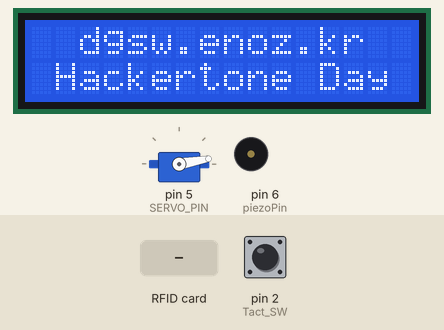
Simulated run of this sketch. Board: Arduino Uno, built with avr-gcc and run on an emulated ATmega328P. Shown: servo, 16×2 character LCD, buzzer (waves = sounding, pin HIGH). The test bench sets the inputs (shaded band); at power-on: pin 2 (Tact_SW) HIGH. EEPROM starts erased; pins used as bus, display or sensor lines are not drawn; what the sketch prints to the serial monitor is not drawn.

Above: at 5.3 s.
5.4 s: pin 2 (Tact_SW) pulled LOW for 0.15 s
At 5.9 s:
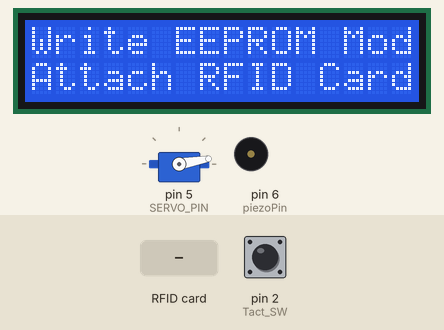
7.0 s: RFID card FF FF FF FF held to the reader
At 8.8 s:
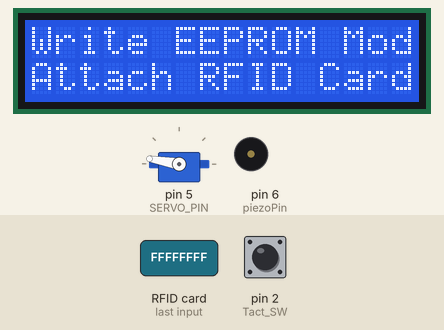
10.0 s: RFID card 5E 7A 19 C4 held to the reader
At 11.0 s:
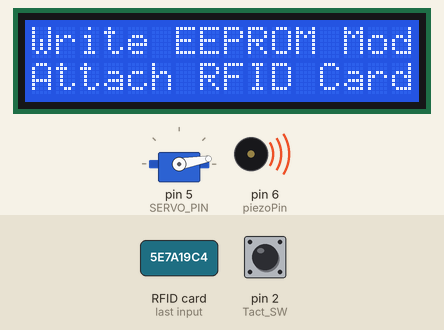
Timing chart, 0 to 19.0 s (numbered marks = the images above; inputs shaded):
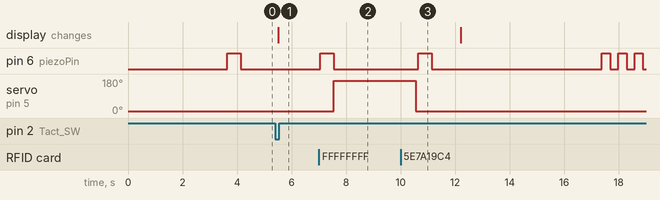

The sketch:

RFIDDoorLock_0_1.ino
```cpp
//====================================================================================//
// RFID를 이용한 도어락
//
// RFID 핀번호
// SDA  : 10
// SCK  : 13
// MOSI : 11
// MISO : 12
// IRQ  : NC
// GND  : GND
// RST  : 9
// 3.3V : 3.3V
//====================================================================================//

int piezoPin        = 6;

//====================================================================================//
// RFID 암호기억을 위한 EEPROM
//====================================================================================//
#include <EEPROM.h>


//====================================================================================//
// RFID
//====================================================================================//
#include <MFRC522.h>                // RFID 라이브러
#include <SPI.h>                    // RFID를 위한 SPI 라이브러

#define SS_PIN 10                   // RFID SS(SDA:ChipSelect) PIN
#define RST_PIN 9                   // RFID Reset PIN

MFRC522 rfid(SS_PIN, RST_PIN);      // RFID 객체

//====================================================================================//
// 서보모터
//====================================================================================//
#include <Servo.h>                  // 서보 라이브러리

#define SERVO_PIN       5           // 서보 PIN
#define SERVO_MIN       10          // 서보 최소 각도
#define SERVO_MAX       170         // 서보 최대 각도

Servo   myservo;                    //  서보모터 객체


/* 등록된 RF CARD ID */
#define PICC_0 0x63
#define PICC_1 0xC6
#define PICC_2 0x40
#define PICC_3 0x16

byte    PICC[4] = {0xFF, 0xFF, 0xFF, 0xFF};

//====================================================================================//
// LCD_TYPE
// 0 : 16x2 LCD Normal
// 1 : 20x4 LCD Normal
// 2 : 16x2 LCD I2C type
// 3 : 20x4 LCD I2C type
//====================================================================================//
#define LCD_1602_Normal     1
#define LCD_2004_Normal     2
#define LCD_1602_I2C        10
#define LCD_2004_I2C        20

#define LCD_TYPE            LCD_1602_I2C
//------------------------------------------------------------------------------------//
// I2C LCD를 제어하기 위한 라이브러리를 추가
//------------------------------------------------------------------------------------//
#if (LCD_TYPE == LCD_1602_I2C) || (LCD_TYPE == LCD_2004_I2C)
    #include <Wire.h>
    #include <LiquidCrystal_I2C.h>

    #define LCD_I2C_Address 0x23
    #define Num_Of_Col      16
    #define Num_Of_Row      2
#else
    #include <LiquidCrystal.h>

    #define LCD_RS          12
    #define LCD_EN          11
    #define LCD_D4          5
    #define LCD_D5          4
    #define LCD_D6          3
    #define LCD_D7          2
#endif

//------------------------------------------------------------------------------------//
// LCD 객체를 생성합니다.
// LCD I2C Address : 0x23
//------------------------------------------------------------------------------------//
#if (LCD_TYPE == LCD_1602_I2C) || (LCD_TYPE == LCD_2004_I2C)
    LiquidCrystal_I2C   lcd(LCD_I2C_Address, Num_Of_Col, Num_Of_Row);
#else
    LiquidCrystal       lcd(LCD_RS, LCD_EN, LCD_D4, LCD_D5, LCD_D6, LCD_D7);
#endif

//====================================================================================//
// Tact Switch 포트
//====================================================================================//
#define Tact_SW             2


int eepromWriteEnable       = 0;


//====================================================================================//
// SETUP() 함수
//====================================================================================//
void setup()
{
    int     cmpCount = 0;

    pinMode(piezoPin, OUTPUT);

   //--------------------------------------------------------------------------------//
    // 시리얼 모니터 시작
    //--------------------------------------------------------------------------------//
    Serial.begin(9600);

    //--------------------------------------------------------------------------------//
    // RFID 시작
    //--------------------------------------------------------------------------------//
    SPI.begin();                // SPI 시작
    rfid.PCD_Init();            // RF 모듈 시작

    //--------------------------------------------------------------------------------//
    // 서보모터 시작
    //--------------------------------------------------------------------------------//
    myservo.attach(SERVO_PIN); //서보 시작
    myservo.write(SERVO_MIN); //초기 서보 모터를 0도로 위치 시킴

    //--------------------------------------------------------------------------------//
    // LCD의 백라이트를 켜줍니다.
    //--------------------------------------------------------------------------------//
    lcd.init();
    lcd.backlight();

    String lcdLine1 = "dgsw.enoz.kr";
    String lcdLine2 = "Hackertone Day";

    lcd.setCursor(2, 0);
    lcd.print(lcdLine1);
    lcd.setCursor(1, 1);
    lcd.print(lcdLine2);
    delay(3000);

    //--------------------------------------------------------------------------------//
    // EEPROM 초기화
    //--------------------------------------------------------------------------------//
    for (int i = 0; i < 4; i++)
    {
        byte    loByteInit  = EEPROM.read(i*2);
        byte    hiByteInit  = EEPROM.read(i*2+1);

        int     eepromValue = 0;

        eepromValue = word(hiByteInit, loByteInit);
        if (eepromValue == 0xFFFF)
        {
            cmpCount++;
        }
    }

    if (cmpCount >= 4)
    {
        RfidReadAndEEPROMSave();
        cmpCount = 0;
    }

    delay(500);

    EepromReadAndBufferSave();

    //--------------------------------------------------------------------------------//
    // Tact Switch 눌림 인터럽트
    //--------------------------------------------------------------------------------//
    pinMode(Tact_SW, INPUT);
    attachInterrupt(digitalPinToInterrupt(Tact_SW), TactSwitchService, FALLING);

    digitalWrite(piezoPin, HIGH);
    delay(500);
    digitalWrite(piezoPin, LOW);

}

//====================================================================================//
// LOOP() 함수
//====================================================================================//
void loop()
{
    RfidReadAndEEPROMSave();

    //--------------------------------------------------------------------------------//
    //  카드가 인식 안되었다면 더이상 진행하지 말고 빠져나감
    //--------------------------------------------------------------------------------//
    if ( ! rfid.PICC_IsNewCardPresent())    { return; }

    //--------------------------------------------------------------------------------//
    // RF카드의 ID가 인식 안되었다면 더이상 진행하지 말고 빠져나감
    //--------------------------------------------------------------------------------//
    if ( ! rfid.PICC_ReadCardSerial())      { return; }


    //--------------------------------------------------------------------------------//
    // PICC 타입 읽고 시리얼 프린트에 출력
    //--------------------------------------------------------------------------------//
    MFRC522::PICC_Type piccType = rfid.PICC_GetType(rfid.uid.sak);
    Serial.print(F("PICC type: "));
    Serial.println(rfid.PICC_GetTypeName(piccType));


    //--------------------------------------------------------------------------------//
    // MIFARE 방식이 아니라면 더이상 진행하지 말고 빠져나감
    //--------------------------------------------------------------------------------//
    if (piccType != MFRC522::PICC_TYPE_MIFARE_MINI &&
        piccType != MFRC522::PICC_TYPE_MIFARE_1K &&
        piccType != MFRC522::PICC_TYPE_MIFARE_4K)
    {
        Serial.println(F("Your tag is not of type MIFARE Classic."));
        return;
    }


    digitalWrite(piezoPin, HIGH);
    delay(500);
    digitalWrite(piezoPin, LOW);

    //--------------------------------------------------------------------------------//
    // ID가 등록된 ID와 동일하다면
    //--------------------------------------------------------------------------------//
    if (rfid.uid.uidByte[0] == PICC[0] ||
        rfid.uid.uidByte[1] == PICC[1] ||
        rfid.uid.uidByte[2] == PICC[2] ||
        rfid.uid.uidByte[3] == PICC[3])
    {
        Serial.println(F("This is a confirmed Card."));
        Serial.print(F("In hex: "));
        printHex(rfid.uid.uidByte, rfid.uid.size);
        Serial.println(" ");
        Serial.println(F("Motor On!!"));

        //----------------------------------------------------------------------------//
        // 서보 MAX 도로 이동 후 일정시간 유지
        //----------------------------------------------------------------------------//
        myservo.write(SERVO_MAX);
        delay(3000);
        myservo.write(SERVO_MIN);
    }
    else
    {
        digitalWrite(piezoPin, HIGH);
        delay(150);
        digitalWrite(piezoPin, LOW);
        delay(150);

        digitalWrite(piezoPin, HIGH);
        delay(150);
        digitalWrite(piezoPin, LOW);
        delay(150);

        digitalWrite(piezoPin, HIGH);
        delay(150);
        digitalWrite(piezoPin, LOW);
        delay(150);

        //----------------------------------------------------------------------------//
        // 등록된 카드가 아니라면 시리얼 모니터로 ID 표시
        //----------------------------------------------------------------------------//
        Serial.println(F("This is an unconfirmed Card."));
        Serial.print(F("In hex: "));
        printHex(rfid.uid.uidByte, rfid.uid.size);
        Serial.println(" ");
    }

    //--------------------------------------------------------------------------------//
    // 종료
    //--------------------------------------------------------------------------------//
    rfid.PICC_HaltA();
    rfid.PCD_StopCrypto1();

    //--------------------------------------------------------------------------------//
    // 다시 시작!
    //--------------------------------------------------------------------------------//
}

//====================================================================================//
// 카드 UID를 16진수 표시
//====================================================================================//
void printHex(byte *buffer, byte bufferSize)
{
    for (byte i = 0; i < bufferSize; i++)
    {
        Serial.print(buffer[i] < 0x10 ? " 0" : " ");
        Serial.print(buffer[i], HEX);
    }
}

//====================================================================================//
// Tact Switch 인터럽트 서비스
//====================================================================================//
void TactSwitchService()
{
    eepromWriteEnable = 1;
}

//====================================================================================//
// RFID를 읽어서 EEPROM에 저장
//====================================================================================//
void RfidReadAndEEPROMSave()
{
    //--------------------------------------------------------------------------------//
    // EEPROM Write Enable
    //--------------------------------------------------------------------------------//
    if (eepromWriteEnable == 1)
    {
        int returnEnable = 0;

        lcd.init();

        String lcdLine1 = "Write EEPROM Mod";
        String lcdLine2 = "Attach RFID Card";

        lcd.setCursor(0, 0);
        lcd.print(lcdLine1);
        lcd.setCursor(0, 1);
        lcd.print(lcdLine2);

        //----------------------------------------------------------------------------//
        //  카드가 인식 안되었다면 더이상 진행하지 말고 빠져나감
        //----------------------------------------------------------------------------//
        if ( ! rfid.PICC_IsNewCardPresent())    { returnEnable = 1; }

        //----------------------------------------------------------------------------//
        // RF카드의 ID가 인식 안되었다면 더이상 진행하지 말고 빠져나감
        //----------------------------------------------------------------------------//
        if ( ! rfid.PICC_ReadCardSerial())      { returnEnable = 1; }

        //--------------------------------------------------------------------------------//
        // PICC 타입 읽기
        //--------------------------------------------------------------------------------//
        MFRC522::PICC_Type piccType = rfid.PICC_GetType(rfid.uid.sak);

        if (piccType != MFRC522::PICC_TYPE_MIFARE_MINI &&
            piccType != MFRC522::PICC_TYPE_MIFARE_1K &&
            piccType != MFRC522::PICC_TYPE_MIFARE_4K)
        {
            Serial.print(F("PICC type: "));
            Serial.println(rfid.PICC_GetTypeName(piccType));
            Serial.println(F("Your tag is not of type MIFARE Classic."));
            returnEnable = 1;
        }

        if (returnEnable == 1)  return;

        digitalWrite(piezoPin, HIGH);
        delay(500);
        digitalWrite(piezoPin, LOW);
        //--------------------------------------------------------------------------------//
        // EEPROM Write
        //--------------------------------------------------------------------------------//
        for (int i = 0; i < 4; i++)
        {
            byte hiByte = highByte(0xFF);
            byte loByte = lowByte(rfid.uid.uidByte[i]);

            EEPROM.write(i*2,   loByte);
            EEPROM.write(i*2+1, hiByte);

            delay(1000);

            String lcdLine1 = "                ";
            String lcdLine2 = "                ";

            lcd.setCursor(0, 0);
            lcd.print(lcdLine1);
            lcd.setCursor(0, 1);
            lcd.print(lcdLine2);

            lcdLine1 = "dgsw.enoz.kr";
            lcdLine2 = "Hackertone Day";

            lcd.setCursor(2, 0);
            lcd.print(lcdLine1);
            lcd.setCursor(1, 1);
            lcd.print(lcdLine2);

            delay(500);

            EepromReadAndBufferSave();

            eepromWriteEnable = 0;
        }
        digitalWrite(piezoPin, HIGH);
        delay(300);
        digitalWrite(piezoPin, LOW);
        delay(300);

        digitalWrite(piezoPin, HIGH);
        delay(300);
        digitalWrite(piezoPin, LOW);
        delay(300);

        digitalWrite(piezoPin, HIGH);
        delay(300);
        digitalWrite(piezoPin, LOW);
        delay(300);
    }
}

//====================================================================================//
// EEPROM을 읽어서 버퍼에 저장
//====================================================================================//
void EepromReadAndBufferSave()
{
    for (int i = 0; i < 4; i++)
    {
        byte    loByte  = EEPROM.read(i*2);
        byte    hiByte  = EEPROM.read(i*2+1);

        PICC[i] = loByte;
    }
}
```

Measured:
- after the input at 5.4 s, the display: changes after 0.11 s (image 1)
- after the input at 7.0 s, pin 6 (piezoPin): LOW → HIGH after 0.05 s, → LOW 0.50 s later; servo on pin 5 (SERVO_PIN): 10° → 170° after 0.55 s
- after the input at 10.0 s, pin 6 (piezoPin): LOW → HIGH after 0.65 s, → LOW 0.50 s later, → HIGH 6.2 s later, → LOW 0.30 s later, … (8 changes in this stretch)
